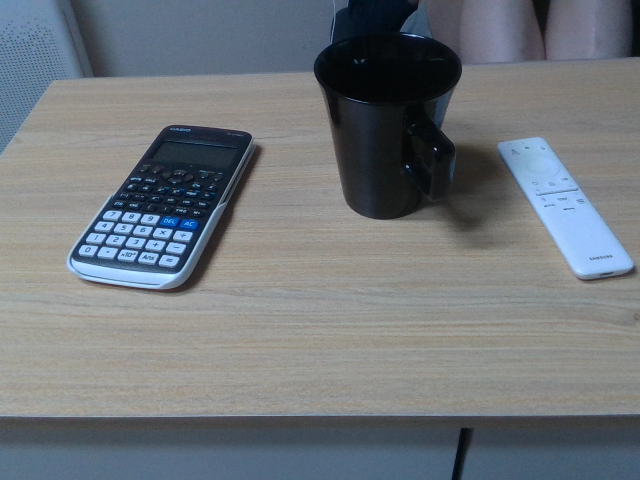
#> input picture data/tabletop_rgbd_20261101/01_mixed_objects/color.png, 640 x 480 px
$ python check_aruco_capture.py ../../data/tabletop_rgbd_20261101/01_mixed_objects/color.png
#> lines starting #> are read from the running program, lines starting #| are printed output that depends on the picture
#!/usr/bin/env python3
"""On-site check: is the ArUco marker detectable and large enough in saved colour images?

Reads image files only. No camera or robot access.
Usage: python3 tools/diagnostics/check_aruco_capture.py <color.png> [more images or folders ...]
"""
import sys
from pathlib import Path

import cv2
import numpy as np

MIN_SIDE_PX = 40  # below this, corner noise makes the pose unreliable


def detect(gray):
    dictionary = cv2.aruco.getPredefinedDictionary(cv2.aruco.DICT_4X4_50)
    if hasattr(cv2.aruco, "ArucoDetector"):
        corners, ids, _ = cv2.aruco.ArucoDetector(dictionary, cv2.aruco.DetectorParameters()).detectMarkers(gray)
    else:
        corners, ids, _ = cv2.aruco.detectMarkers(gray, dictionary)
    return corners, ([] if ids is None else ids.flatten().tolist())


def images(arguments):
    for argument in arguments:
        path = Path(argument)
        if path.is_dir():
            yield from sorted(path.rglob("color.png"))
        else:
            yield path


def main():
    if len(sys.argv) < 2:
        sys.exit(__doc__)
    bad = 0
    for path in images(sys.argv[1:]):
        image = cv2.imread(str(path))
#> image is the input picture: shape (480, 640, 3); mean B, G, R 123.8, 118.1, 112
        if image is None:
            print(f"READ FAIL  {path}")
            bad += 1
            continue
        height, width = image.shape[:2]
#> height = 480; width = 640
        corners, ids = detect(cv2.cvtColor(image, cv2.COLOR_BGR2GRAY))
#> in detect, `corners, ids, _ = cv2.aruco.ArucoDetector(dictionary, cv2.aruco.Detect..`: corners = (); ids = None
#> in detect, `corners, ids, _ = cv2.aruco.ArucoDetector(dictionary, cv2.aruco.Detect..`:
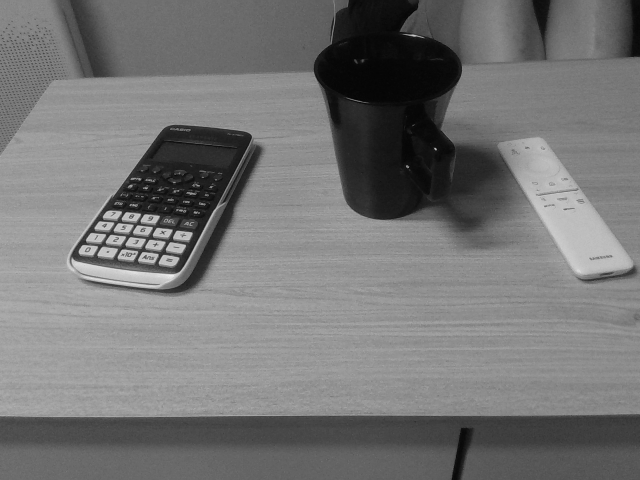
#> gray: shape (480, 640); min 4, max 239, mean 116.9
#> corners = (); ids = []
        if not ids:
            print(f"NOT FOUND  {path}  ({width}x{height})")
#| NOT FOUND  ../../data/tabletop_rgbd_20261101/01_mixed_objects/color.png  (640x480)
            bad += 1
            continue
        for quad, marker_id in zip(corners, ids):
            points = quad.reshape(4, 2)
            sides = np.linalg.norm(points - np.roll(points, -1, axis=0), axis=1)
            centre = points.mean(axis=0)
            status = "OK       " if sides.min() >= MIN_SIDE_PX else "TOO SMALL"
            bad += status != "OK       "
            print(f"{status}  {path}  id={marker_id}  side={sides.min():.0f}-{sides.max():.0f}px  "
                  f"centre=({centre[0]:.0f},{centre[1]:.0f}) of {width}x{height}")
        cv2.aruco.drawDetectedMarkers(image, corners, np.asarray(ids).reshape(-1, 1))
        cv2.imwrite(str(path.with_name(path.stem + "_aruco_check.jpg")), image)
    print(f"\n{'ALL OK' if not bad else f'{bad} problem(s)'}")


if __name__ == "__main__":
    main()
